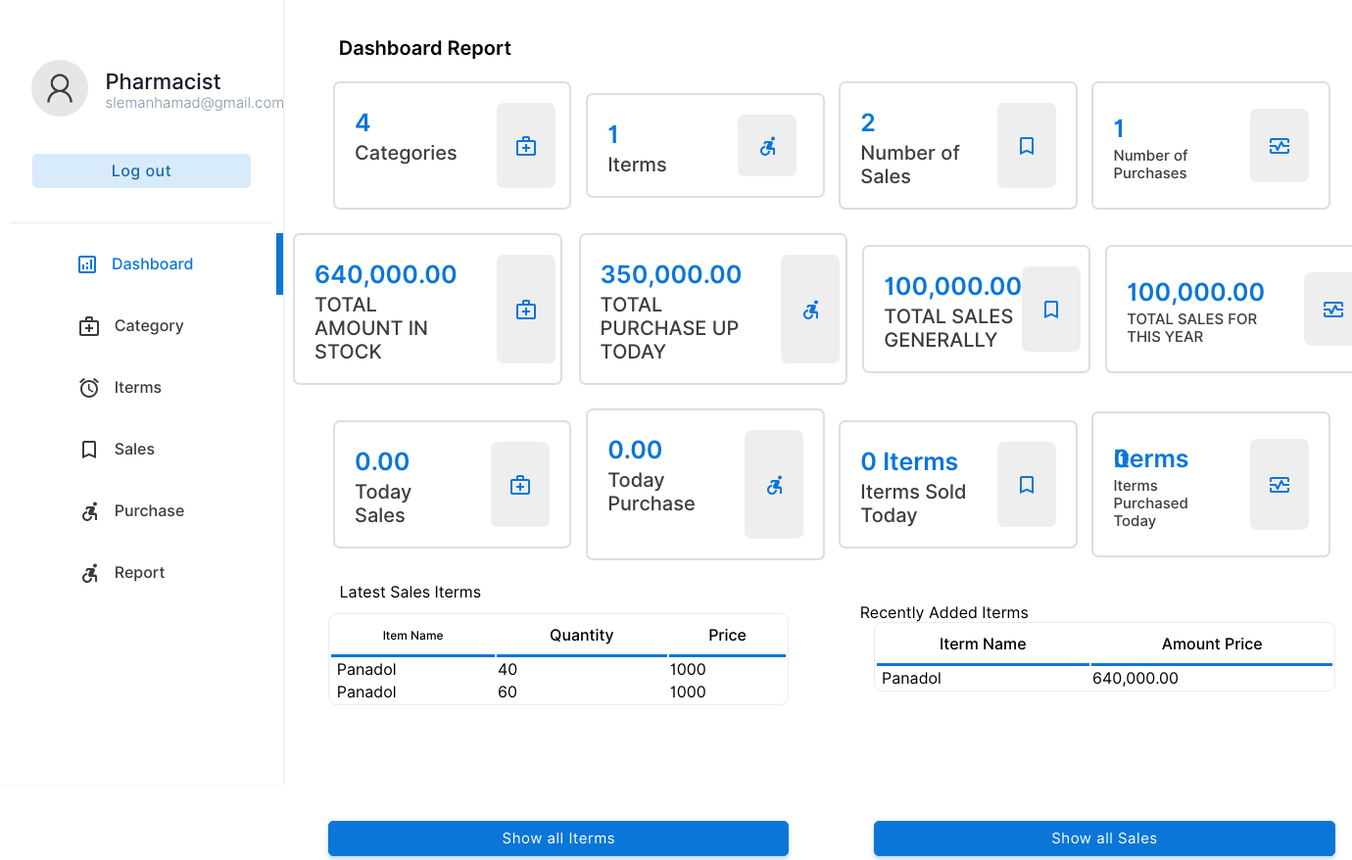
Screenshot of /pharmacist/index.php (signed in) with the database file from the repository.
### tables this page shows
CREATE TABLE `sale` (
  `sale_id` int NOT NULL AUTO_INCREMENT,
  `customerName` varchar(255) NOT NULL,
  `iterm_id` int NOT NULL,
  `saleDate` date NOT NULL,
  `quantity` int NOT NULL DEFAULT '0',
  `unitPrice` float(10,0) NOT NULL DEFAULT '0',
  `sale_status` int DEFAULT NULL,
  `sale_user_id` int NOT NULL,
  PRIMARY KEY (`sale_id`),
  KEY `sale_FK` (`iterm_id`),
  CONSTRAINT `sale_FK` FOREIGN KEY (`iterm_id`) REFERENCES `iterm` (`iterm_id`) ON DELETE CASCADE ON UPDATE CASCADE
);

CREATE TABLE `iterm` (
  `iterm_id` int NOT NULL AUTO_INCREMENT,
  `iterm_name` varchar(255) NOT NULL,
  `stock` int NOT NULL DEFAULT '0',
  `iterm_price` float NOT NULL DEFAULT '0',
  `iterm_description` varchar(500) DEFAULT NULL,
  `status` varchar(255) NOT NULL DEFAULT 'Active',
  `category_id` int NOT NULL,
  `user_id` int NOT NULL,
  PRIMARY KEY (`iterm_id`),
  KEY `item_FK` (`category_id`),
  CONSTRAINT `item_FK` FOREIGN KEY (`category_id`) REFERENCES `category` (`category_id`) ON DELETE CASCADE ON UPDATE CASCADE
);

### pharmacist/index.php (the view, shortened to what the rows shown need)
<!DOCTYPE html>
<html lang="en">
<head>
    <link rel="stylesheet" href="../css/animations.css">
    <link rel="stylesheet" href="../css/main.css">
    <link rel="stylesheet" href="../css/admin.css">
</head>
<body>
    <?php
    include("../connection.php");
    ?>
        <div class="dash-body" style="margin-top: 15px">
            <table border="0" width="100%" style=" border-spacing: 0;margin:0;padding:0;" >
                <tr>
                    <td colspan="4">
                        <table width="100%" border="0" class="dashbord-tables">
                            <tr>
                                <td width="50%">
                                    <center>
                                        <div class="abc scroll" style="height: 200px;">
                                        <table width="85%" class="sub-table scrolldown" border="0">
                                        <thead>
                                        <tr>
                                                <th class="table-headin" style="font-size: 12px;">
                                                Item Name
                                                </th>
                                                <th class="table-headin">
                                                Quantity
                                                </th>
                                                <th class="table-headin">
                                                Price
                                                </th>
                                            </tr>
                                        </thead>
                                        <tbody>
                                                   <?php
                                                $latest_sale = $conn->query("SELECT * FROM sale s,iterm i where i.iterm_id = s.iterm_id order by s.saleDate desc limit  5");
                                                if($latest_sale->num_rows > 0){
                                                    while($row = $latest_sale->fetch_array()){
                                                        echo '<tr>
                                                        <td> &nbsp;'.
                                                            $row["iterm_name"]
                                                        .'</td>
                                                        <td>
                                                            '. $row["quantity"].'
                                                        </td>
                                                        <td>
                                                        '. $row["unitPrice"].'
                                                    </td>
                                                    </tr>';
                                                    }
                                                }
                                           ?>
                                            </tbody>
                                        </table>
                                        </div>
                                        </center>
                                </td>
                                <td width="50%" style="padding: 0;">
                                    <center>
                                        <div class="abc scroll" style="height: 200px;padding: 0;margin: 0;">
                                        <table width="85%" class="sub-table scrolldown" border="0" >
                                        <thead>
                                        <tr>
                                                <th class="table-headin">
                                                    Iterm Name
                                                </th>
                                                <th class="table-headin">
                                                    Amount Price
                                                </th>
                                                </tr>
                                        </thead>
                                        <tbody>
                                                <?php
                                                $recent_added = $conn->query("SELECT iterm_name,(stock * iterm_price) as total FROM iterm order by iterm_id desc limit 5");
                                                $num_rows = $recent_added->num_rows;
                                                if($num_rows > 0){
                                                    while($row = $recent_added->fetch_array()){
                                                        echo '<tr>
                                                        <td> &nbsp;'.
                                                            $row["iterm_name"]
                                                        .'</td>
                                                        <td>
                                                            '.number_format($row["total"],2).'
                                                        </td>
                                                    </tr>';
                                                    }
                                                }
                                                ?>
                                            </tbody>
                                        </table>
                                        </div>
                                        </center>
                                </td>
                            </tr>
                        </table>
                    </td>
                </tr>
                        </table>
        </div>
</body>
</html>

### rows the page displays
sale: iterm.iterm_name "Panadol", quantity "40", unitPrice "1000"
sale: iterm.iterm_name "Panadol", quantity "60", unitPrice "1000"
iterm: iterm_name "Panadol", total "640,000.00"

### other values shown
$_SESSION["user_role"] "Pharmacist"
$_SESSION["username"] "slemanhamad@gmail.com"
$cat_number "4"
$iterm_number "1"
$sale_number "2"
$purchase_number "1"
$stock_amount["total"] "640,000.00"
$stock_purchase_amount["total"] "350,000.00"
$total_sale_general_amount["total"] "100,000.00"
$total_sale_this_year_amount["total"] "100,000.00"
0 "0.00"
$today_sale_number "0"
$today_purchase_number "0"
